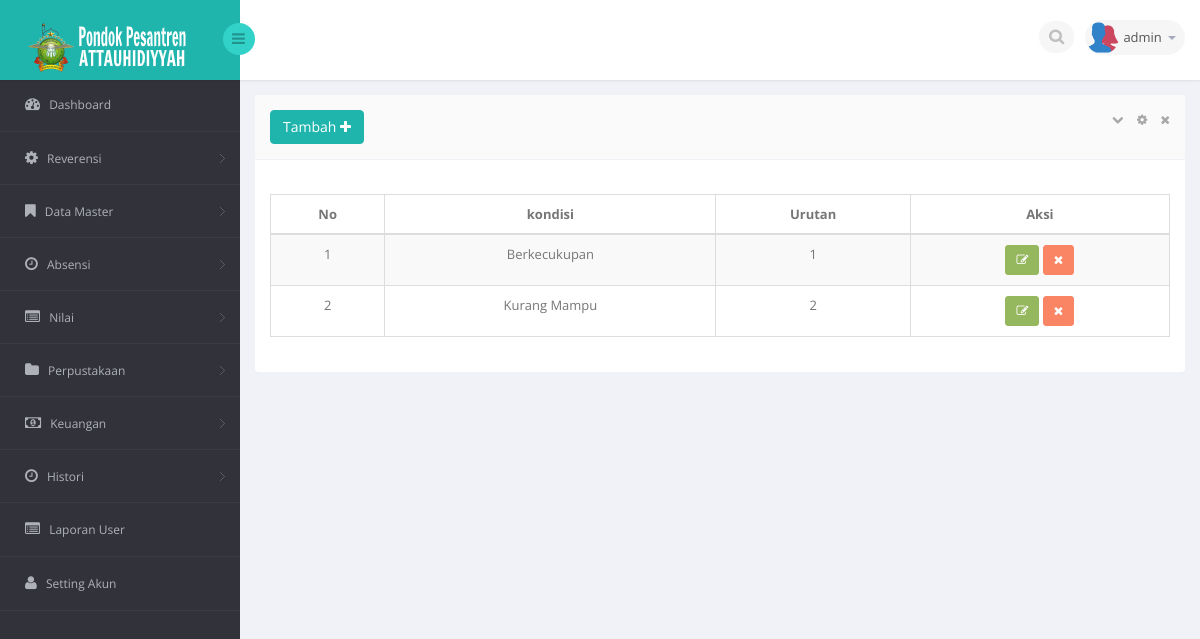
Page /med.php?mod=kondisisiswa (signed in) on the committed database.
### tables this page shows
CREATE TABLE IF NOT EXISTS `user` (
`id` int(11) NOT NULL,
  `id_user` varchar(50) NOT NULL,
  `id_sekolah` int(11) NOT NULL,
  `nama` varchar(45) NOT NULL,
  `username` varchar(20) NOT NULL,
  `password` varchar(50) NOT NULL,
  `level` varchar(20) NOT NULL,
  `last_login` datetime NOT NULL,
  `akses_master` text NOT NULL
);

CREATE TABLE IF NOT EXISTS `kondisisiswa` (
`id` int(10) unsigned NOT NULL,
  `kondisi` varchar(100) NOT NULL,
  `urutan` tinyint(2) unsigned NOT NULL
);

### session.php (called while the page is built, shortened)
<?php
	include"lib/conn.php";
	$level_check = $_SESSION['level'];
	$user_check = $_SESSION['login_user'];
	if ($level_check=='siswa') {
			$ses_sql=mysqli_query($conn,"select panggilan from siswa where nis = '$user_check'");
		$row = mysqli_fetch_assoc($ses_sql);
		$login_session = $row['panggilan'];
		if(!isset($login_session)){
			mysqli_close($conn);
			header('location: login.php');
		}
	}else{
		$ses_sql=mysqli_query($conn,"select *from user where username = '$user_check'");
		$row = mysqli_fetch_assoc($ses_sql);
		$login_session = $row['username'];
	}
?>

### mod/data_pelengkap/kondisisiswa.php (the view, shortened to what this page needs)
<?php
	if(isset($_SESSION['kondisisiswa']) AND $_SESSION['kondisisiswa'] <> 'TRUE')
	{
		?>
		  <div class="alert alert-danger alert-dismissible" id="succsess-alert">
	        <button type="button" class="close" data-dismiss="alert" aria-hidden="true">&times;</button>
	        <h4><i class="icon fa fa-ban"></i> Alert!</h4>
	        Dilarang mengakses file ini.
	      </div>
		<?php
	}
	else{
	$linkaksi = 'med.php?mod=kondisisiswa';
	if(isset($_GET['act']))
	{
		$act = $_GET['act'];
		$linkaksi .= '&act='.$act;
	}
	else
	{
		$act = '';
	}
	$aksi = 'mod/data_pelengkap/act_kondisisiswa.php';
	?>
	<?php
	switch ($act) {
			?>
			<?php
		default :
			?>
		        <div class="row">
		            <div class="clearfix">
		            <div class="col-sm-12">
		                <section class="panel">
		                    <header class="panel-heading">
		                        <?php if($_SESSION['level']=='admin'){?>
		                        	<a href="med.php?mod=kondisisiswa&act=form">
									<button class="btn btn-primary">
										Tambah <i class="fa fa-plus"></i>
									</button>
									</a>
								<?php }?>
		                        <span class="tools pull-right">
		                            <a href="javascript:;" class="fa fa-chevron-down"></a>
		                            <a href="javascript:;" class="fa fa-cog"></a>
		                            <a href="javascript:;" class="fa fa-times"></a>
		                         </span>
		                    </header>
		                    <div class="panel-body">
		                        <div class="adv-table editable-table table-responsive">
		                            <div class="clearfix">
		                            </div>
		                            <table class="table table-striped table-hover table-bordered" id="example">
		                                <thead>
		                                <tr>
											<th class="text-center">No</th>
		                                    <th class="text-center">kondisi</th>
											<th class="text-center">Urutan</th>
											<?php if($_SESSION['level']=='admin' ){?>
		                                    <th class="text-center">Aksi</th>
											<?php }?>
										</tr>
		                                </thead>
		                                <tbody>
		                                <?php
											$query = "SELECT * FROM kondisisiswa order by urutan asc";
											$sql_kul = mysqli_query($conn,$query);
											$i=1;
											while ($m = mysqli_fetch_assoc($sql_kul)) {
										?>
		                                <tr class="">
		                                    <td align="center"><?php echo $i ?></td>
		                                    <td align="center"><?php echo $m['kondisi']?></td>
		                                    <td align="center"><?php echo $m['urutan']?></td>
											<td align="center">
		                                    <?php if($_SESSION['level']=='admin' ){?>
		                                        <a href="med.php?mod=kondisisiswa&act=form&id=<?php echo $m['id'] ?>" ><button class="btn btn-success btn-sm"><i class="fa fa-edit"></i></button> </a>
												<a href="<?php echo $aksi ?>?mod=kondisisiswa&act=hapus&id=<?php echo $m['id'] ?>" onclick="return myFunction();"><button class="btn btn-danger btn-sm"><i class="fa fa-times"></i></button> </a>
											</td>
											 <?php }?>
		                                </tr>
		                                <?php
		 									 $i++;
		 								 }
		 								?>
		                                </tbody>
		                            </table>
		                        </div>
		                    </div>
		                </section>
		            </div>
		        </div>
			<?php
		break;
	}
	}
?>

### med.php (shortened to what this page needs)
<?php
    include"session.php";
?>
<!DOCTYPE html>
<html lang="en">
<head>
    <link href="bs3/css/bootstrap.min.css" rel="stylesheet">
    <link href="css/bootstrap-reset.css" rel="stylesheet">
    <link href="font-awesome/css/font-awesome.css" rel="stylesheet" />
    <link rel="stylesheet" href="css/bootstrap-switch.css" />
    <link rel="stylesheet" type="text/css" href="js/bootstrap-fileupload/bootstrap-fileupload.css" />
    <link rel="stylesheet" type="text/css" href="js/bootstrap-wysihtml5/bootstrap-wysihtml5.css" />
    <link rel="stylesheet" type="text/css" href="js/bootstrap-datepicker/css/datepicker.css" />
    <link rel="stylesheet" type="text/css" href="js/bootstrap-colorpicker/css/colorpicker.css" />
    <link rel="stylesheet" type="text/css" href="js/bootstrap-daterangepicker/daterangepicker-bs3.css" />
    <link rel="stylesheet" type="text/css" href="js/bootstrap-datetimepicker/css/datetimepicker.css" />
    <link rel="stylesheet" type="text/css" href="js/jquery-multi-select/css/multi-select.css" />
    <link rel="stylesheet" type="text/css" href="js/jquery-tags-input/jquery.tagsinput.css" />
    <link rel="stylesheet" type="text/css" href="js/select2/select2.css" />
    <link href="js/jvector-map/jquery-jvectormap-1.2.2.css" rel="stylesheet">
    <link href="css/clndr.css" rel="stylesheet">
    <link href="js/css3clock/css/style.css" rel="stylesheet">
    <link rel="stylesheet" href="js/morris-chart/morris.css">
    <link href="js/advanced-datatable/css/demo_page.css" rel="stylesheet" />
    <link href="js/advanced-datatable/css/demo_table.css" rel="stylesheet" />
    <link rel="stylesheet" href="css/datatables/fixedHeader.bootstrap.min.css">
    <link rel="stylesheet" href="css/datatables/responsive.bootstrap.min.css">
    <link rel="stylesheet" href="css/datatables/buttons.dataTables.min.css">
    <link rel="stylesheet" href="css/jquery.steps.css?1">
    <link href="css/style.css" rel="stylesheet">
    <link href="css/style-responsive.css" rel="stylesheet" />
</head>
<body>
<section id="container" >
<header class="header fixed-top clearfix">
<div class="brand">
    <a href="med.php?mod=home" class="logo">
        <img class="img-responsive" src="images/logo.png" alt="">
    </a>
    <div class="sidebar-toggle-box">
        <div class="fa fa-bars"></div>
    </div>
</div>
<div class="top-nav clearfix">
    <ul class="nav pull-right top-menu">
        <li>
            <input type="text" class="form-control search" placeholder=" Search">
        </li>
        <li class="dropdown">
            <a data-toggle="dropdown" class="dropdown-toggle" href="#">
                <img alt="" src="images/users.png">
                <span class="username"><?php echo $login_session ?></span>
                <b class="caret"></b>
            </a>
        </li>
    </ul>
</div>
</header>
<aside class="position-fixed">
    <div id="sidebar" class="nav-collapse">
                    <div class="leftside-navigation">
            <ul class="sidebar-menu" id="nav-accordion">
                <li>
                    <a href="index.php">
                        <i class="fa fa-dashboard"></i>
                        <span>Dashboard</span>
                    </a>
                </li>
                <?php
                if ($_SESSION['level']=='perpustakaan') {
                ?>
                <li class="sub-menu">
                    <a href="javascript:;">
                        <i class="fa fa-folder"></i>
                        <span>Perpustakaan</span>
                    </a>
                    <ul class="sub">
                        <li><a href="med.php?mod=kategori_buku">Kategori Buku</a></li>
                        <li><a href="med.php?mod=sumber_buku">Sumber Buku</a></li>
                        <li><a href="med.php?mod=rak_buku">Rak Buku</a></li>
                        <li><a href="med.php?mod=buku">Buku</a></li>
                        <li><a href="med.php?mod=peminjaman">Data Peminjaman</a></li>
                        <li><a href="med.php?mod=pengembalian">Data Pengembalian</a></li>
                        <li><a href="med.php?mod=kas">Kas</a></li>
                    </ul>
                </li>
                <?php
                }elseif($_SESSION['level']=='admin' OR $_SESSION['level']=='superadmin'){
                ?>
                <li class="sub-menu">
                    <a href="javascript:;">
                        <i class="fa fa-cog"></i>
                        <span>Reverensi</span>
                    </a>
                </li>
                <li class="sub-menu">
                    <a href="javascript:;">
                        <i class="fa fa-bookmark"></i>
                        <span>Data Master</span>
                    </a>
                </li>
                <li class="sub-menu">
                    <a href="javascript:;">
                        <i class="fa fa-clock-o"></i>
                        <span>Absensi</span>
                    </a>
                </li>
                <li class="sub-menu">
                    <a href="javascript:;">
                        <i class="fa fa-list-alt"></i>
                        <span>Nilai</span>
                    </a>
                </li>
                <li class="sub-menu">
                    <a href="javascript:;">
                        <i class="fa fa-folder"></i>
                        <span>Perpustakaan</span>
                    </a>
                </li>
                <li class="sub-menu">
                    <a href="javascript:;">
                        <i class="fa fa-money"></i>
                        <span>Keuangan</span>
                    </a>
                </li>
                <li class="sub-menu">
                    <a href="javascript:;">
                        <i class="fa fa-clock-o"></i>
                        <span>Histori</span>
                    </a>
                </li>
                <li>
                    <a href="med.php?mod=laporan_user">
                        <i class="fa fa-list-alt"></i>
                        <span>Laporan User</span>
                    </a>
                </li>
                <li>
                    <a href="med.php?mod=userakun&act=admin">
                    <i class="fa fa-user"></i>
                        <span>Setting Akun</span>
                    </a>
                </li>
                <?php
                }
                ?>
            </ul>
        </div>
    </div>
</aside>
<section id="main-content">
    <section class="wrapper">
         <?php include"content.php"; ?>
    </section>
</section>
</section>
</body>
</html>

### rows in the picture
user: username "admin"
kondisisiswa: kondisi "Berkecukupan", urutan "1"
kondisisiswa: kondisi "Kurang Mampu", urutan "2"
